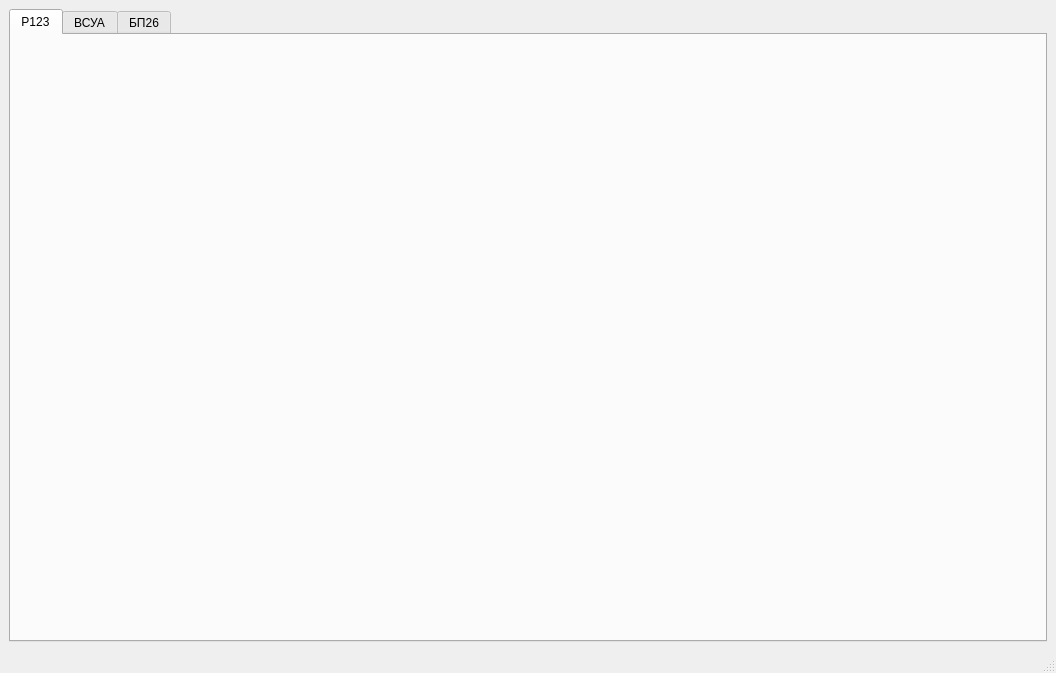
<?xml version="1.0" encoding="UTF-8"?>
<ui version="4.0">
 <class>r123</class>
 <widget class="QMainWindow" name="r123">
  <property name="geometry">
   <rect>
    <x>0</x>
    <y>0</y>
    <width>1056</width>
    <height>673</height>
   </rect>
  </property>
  <property name="sizePolicy">
   <sizepolicy hsizetype="Fixed" vsizetype="Fixed">
    <horstretch>0</horstretch>
    <verstretch>0</verstretch>
   </sizepolicy>
  </property>
  <property name="minimumSize">
   <size>
    <width>1056</width>
    <height>673</height>
   </size>
  </property>
  <property name="maximumSize">
   <size>
    <width>1056</width>
    <height>673</height>
   </size>
  </property>
  <property name="windowTitle">
   <string>Р123</string>
  </property>
  <property name="windowIcon">
   <iconset resource="r173.qrc">
    <normaloff>:/res/icon.png</normaloff>:/res/icon.png</iconset>
  </property>
  <widget class="QWidget" name="centralwidget">
   <layout class="QHBoxLayout" name="horizontalLayout">
    <item>
     <widget class="QTabWidget" name="tabWidget">
      <property name="currentIndex">
       <number>0</number>
      </property>
      <widget class="QWidget" name="r123">
       <property name="sizePolicy">
        <sizepolicy hsizetype="Fixed" vsizetype="Fixed">
         <horstretch>0</horstretch>
         <verstretch>0</verstretch>
        </sizepolicy>
       </property>
       <attribute name="title">
        <string>Р123</string>
       </attribute>
       <widget class="QLabel" name="r173label">
        <property name="enabled">
         <bool>true</bool>
        </property>
        <property name="geometry">
         <rect>
          <x>11</x>
          <y>1</y>
          <width>1011</width>
          <height>631</height>
         </rect>
        </property>
        <property name="sizePolicy">
         <sizepolicy hsizetype="Preferred" vsizetype="Preferred">
          <horstretch>0</horstretch>
          <verstretch>0</verstretch>
         </sizepolicy>
        </property>
        <property name="styleSheet">
         <string notr="true">background-image: url(:/res/r123/r123.jpg);</string>
        </property>
        <property name="text">
         <string/>
        </property>
        <property name="pixmap">
         <pixmap resource="r123.qrc">:/res/r123/r123.png</pixmap>
        </property>
       </widget>
       <widget class="QLabel" name="r123_szum">
        <property name="geometry">
         <rect>
          <x>173</x>
          <y>92</y>
          <width>61</width>
          <height>81</height>
         </rect>
        </property>
        <property name="text">
         <string/>
        </property>
        <property name="pixmap">
         <pixmap resource="r123.qrc">:/res/r123/r123-szum.png</pixmap>
        </property>
        <property name="alignment">
         <set>Qt::AlignCenter</set>
        </property>
       </widget>
       <widget class="QLabel" name="r123_ust_cz">
        <property name="geometry">
         <rect>
          <x>248</x>
          <y>230</y>
          <width>91</width>
          <height>101</height>
         </rect>
        </property>
        <property name="text">
         <string/>
        </property>
        <property name="pixmap">
         <pixmap resource="r123.qrc">:/res/r123/r123-ust_cz.png</pixmap>
        </property>
        <property name="alignment">
         <set>Qt::AlignCenter</set>
        </property>
       </widget>
       <widget class="QLabel" name="r123_nastr">
        <property name="geometry">
         <rect>
          <x>621</x>
          <y>147</y>
          <width>141</width>
          <height>161</height>
         </rect>
        </property>
        <property name="text">
         <string/>
        </property>
        <property name="pixmap">
         <pixmap resource="r123.qrc">:/res/r123/r123_nastr.png</pixmap>
        </property>
        <property name="alignment">
         <set>Qt::AlignCenter</set>
        </property>
       </widget>
       <widget class="QLabel" name="r123_volume">
        <property name="geometry">
         <rect>
          <x>855</x>
          <y>361</y>
          <width>91</width>
          <height>81</height>
         </rect>
        </property>
        <property name="text">
         <string/>
        </property>
        <property name="pixmap">
         <pixmap resource="r123.qrc">:/res/r123/r123_volume.png</pixmap>
        </property>
        <property name="alignment">
         <set>Qt::AlignCenter</set>
        </property>
       </widget>
       <widget class="QLabel" name="r123_controlu">
        <property name="geometry">
         <rect>
          <x>112</x>
          <y>204</y>
          <width>101</width>
          <height>91</height>
         </rect>
        </property>
        <property name="text">
         <string/>
        </property>
        <property name="pixmap">
         <pixmap resource="r123.qrc">:/res/r123/r123_control_ui.png</pixmap>
        </property>
        <property name="alignment">
         <set>Qt::AlignCenter</set>
        </property>
       </widget>
       <widget class="QLabel" name="r123_simp">
        <property name="geometry">
         <rect>
          <x>250</x>
          <y>95</y>
          <width>111</width>
          <height>101</height>
         </rect>
        </property>
        <property name="text">
         <string/>
        </property>
        <property name="pixmap">
         <pixmap resource="r123.qrc">:/res/r123/r123_simp.png</pixmap>
        </property>
        <property name="alignment">
         <set>Qt::AlignCenter</set>
        </property>
       </widget>
       <widget class="QLabel" name="r123_zpcz">
        <property name="geometry">
         <rect>
          <x>608</x>
          <y>308</y>
          <width>211</width>
          <height>201</height>
         </rect>
        </property>
        <property name="styleSheet">
         <string notr="true">opacity: 0.5;</string>
        </property>
        <property name="text">
         <string/>
        </property>
        <property name="pixmap">
         <pixmap resource="r123.qrc">:/res/r123/r123_zpcz.png</pixmap>
        </property>
        <property name="alignment">
         <set>Qt::AlignCenter</set>
        </property>
       </widget>
       <widget class="QLabel" name="r123_szkalaswitch">
        <property name="geometry">
         <rect>
          <x>107</x>
          <y>311</y>
          <width>31</width>
          <height>31</height>
         </rect>
        </property>
        <property name="text">
         <string/>
        </property>
        <property name="pixmap">
         <pixmap resource="r123.qrc">:/res/r123/vsua-clk_ind.png</pixmap>
        </property>
       </widget>
       <widget class="QLabel" name="r123_powerswitcher">
        <property name="geometry">
         <rect>
          <x>183</x>
          <y>307</y>
          <width>31</width>
          <height>41</height>
         </rect>
        </property>
        <property name="text">
         <string/>
        </property>
        <property name="pixmap">
         <pixmap resource="r123.qrc">:/res/r123/vsua-clk_ind.png</pixmap>
        </property>
       </widget>
       <widget class="QLabel" name="r123_ton_call">
        <property name="geometry">
         <rect>
          <x>141</x>
          <y>314</y>
          <width>31</width>
          <height>31</height>
         </rect>
        </property>
        <property name="text">
         <string/>
        </property>
        <property name="pixmap">
         <pixmap resource="r123.qrc">:/res/r123/vsua-nastr_fil.png</pixmap>
        </property>
       </widget>
       <widget class="QLabel" name="r123_ustr">
        <property name="geometry">
         <rect>
          <x>832</x>
          <y>234</y>
          <width>121</width>
          <height>91</height>
         </rect>
        </property>
        <property name="text">
         <string/>
        </property>
        <property name="pixmap">
         <pixmap resource="r123.qrc">:/res/r123/r123_ustr.png</pixmap>
        </property>
        <property name="alignment">
         <set>Qt::AlignCenter</set>
        </property>
       </widget>
       <widget class="QLabel" name="r123_zpcz1">
        <property name="geometry">
         <rect>
          <x>830</x>
          <y>90</y>
          <width>41</width>
          <height>41</height>
         </rect>
        </property>
        <property name="text">
         <string/>
        </property>
        <property name="pixmap">
         <pixmap resource="r123.qrc">:/res/r123/numbers/r123_poddiap1.png</pixmap>
        </property>
        <property name="alignment">
         <set>Qt::AlignCenter</set>
        </property>
       </widget>
       <widget class="QLabel" name="r123_zpcz2">
        <property name="geometry">
         <rect>
          <x>868</x>
          <y>95</y>
          <width>31</width>
          <height>31</height>
         </rect>
        </property>
        <property name="text">
         <string/>
        </property>
        <property name="pixmap">
         <pixmap resource="r123.qrc">:/res/r123/numbers/r123_zpcz2.png</pixmap>
        </property>
       </widget>
       <widget class="QLabel" name="r123_zpcz3">
        <property name="geometry">
         <rect>
          <x>902</x>
          <y>95</y>
          <width>31</width>
          <height>31</height>
         </rect>
        </property>
        <property name="text">
         <string/>
        </property>
        <property name="pixmap">
         <pixmap resource="r123.qrc">:/res/r123/numbers/r123_zpcz3.png</pixmap>
        </property>
       </widget>
       <widget class="QLabel" name="r123_zpcz4">
        <property name="geometry">
         <rect>
          <x>936</x>
          <y>96</y>
          <width>31</width>
          <height>31</height>
         </rect>
        </property>
        <property name="text">
         <string/>
        </property>
        <property name="pixmap">
         <pixmap resource="r123.qrc">:/res/r123/numbers/r123_zpcz4.png</pixmap>
        </property>
       </widget>
       <widget class="QLabel" name="r123_poddiap1">
        <property name="geometry">
         <rect>
          <x>852</x>
          <y>315</y>
          <width>31</width>
          <height>41</height>
         </rect>
        </property>
        <property name="text">
         <string/>
        </property>
        <property name="pixmap">
         <pixmap resource="r123.qrc">:/res/r123/numbers/r123_poddiap1.png</pixmap>
        </property>
       </widget>
       <widget class="QLabel" name="r123_poddiap2">
        <property name="geometry">
         <rect>
          <x>920</x>
          <y>320</y>
          <width>31</width>
          <height>31</height>
         </rect>
        </property>
        <property name="text">
         <string/>
        </property>
        <property name="pixmap">
         <pixmap resource="r123.qrc">:/res/r123/numbers/r123_poddiap2.png</pixmap>
        </property>
       </widget>
       <widget class="QLabel" name="r123_cz">
        <property name="geometry">
         <rect>
          <x>333</x>
          <y>190</y>
          <width>291</width>
          <height>561</height>
         </rect>
        </property>
        <property name="text">
         <string/>
        </property>
        <property name="pixmap">
         <pixmap resource="r123.qrc">:/res/r123/open_detail/r123_cz_zakr.png</pixmap>
        </property>
        <property name="alignment">
         <set>Qt::AlignHCenter|Qt::AlignTop</set>
        </property>
       </widget>
       <widget class="QLabel" name="r123_pit">
        <property name="geometry">
         <rect>
          <x>10</x>
          <y>356</y>
          <width>261</width>
          <height>261</height>
         </rect>
        </property>
        <property name="text">
         <string/>
        </property>
        <property name="alignment">
         <set>Qt::AlignCenter</set>
        </property>
       </widget>
       <widget class="QLabel" name="r123_mtg">
        <property name="geometry">
         <rect>
          <x>230</x>
          <y>290</y>
          <width>101</width>
          <height>401</height>
         </rect>
        </property>
        <property name="text">
         <string/>
        </property>
        <property name="alignment">
         <set>Qt::AlignLeading|Qt::AlignLeft|Qt::AlignTop</set>
        </property>
       </widget>
       <widget class="QLabel" name="r123_poddiap_switchers">
        <property name="geometry">
         <rect>
          <x>796</x>
          <y>77</y>
          <width>201</width>
          <height>152</height>
         </rect>
        </property>
        <property name="styleSheet">
         <string notr="true"/>
        </property>
        <property name="text">
         <string/>
        </property>
       </widget>
       <widget class="QLabel" name="r123_line">
        <property name="geometry">
         <rect>
          <x>400</x>
          <y>50</y>
          <width>25211</width>
          <height>121</height>
         </rect>
        </property>
        <property name="sizePolicy">
         <sizepolicy hsizetype="Preferred" vsizetype="Preferred">
          <horstretch>0</horstretch>
          <verstretch>0</verstretch>
         </sizepolicy>
        </property>
        <property name="text">
         <string/>
        </property>
        <property name="pixmap">
         <pixmap resource="r123.qrc">:/res/r123/line/r123_line_new.png</pixmap>
        </property>
       </widget>
       <widget class="QLabel" name="r123_line_off">
        <property name="geometry">
         <rect>
          <x>389</x>
          <y>68</y>
          <width>171</width>
          <height>81</height>
         </rect>
        </property>
        <property name="styleSheet">
         <string notr="true">background-image: url(:/res/r123/line/r123_line_black.png);</string>
        </property>
        <property name="text">
         <string/>
        </property>
       </widget>
       <widget class="QLabel" name="r123_zpcz1_poddiap_sl">
        <property name="geometry">
         <rect>
          <x>840</x>
          <y>180</y>
          <width>31</width>
          <height>31</height>
         </rect>
        </property>
        <property name="text">
         <string/>
        </property>
       </widget>
       <widget class="QLabel" name="r123_zpcz2_poddiap_sl">
        <property name="geometry">
         <rect>
          <x>873</x>
          <y>180</y>
          <width>31</width>
          <height>31</height>
         </rect>
        </property>
        <property name="text">
         <string/>
        </property>
       </widget>
       <widget class="QLabel" name="r123_zpcz3_poddiap_sl">
        <property name="geometry">
         <rect>
          <x>907</x>
          <y>180</y>
          <width>31</width>
          <height>31</height>
         </rect>
        </property>
        <property name="text">
         <string/>
        </property>
       </widget>
       <widget class="QLabel" name="r123_zpcz4_poddiap_sl">
        <property name="geometry">
         <rect>
          <x>940</x>
          <y>180</y>
          <width>31</width>
          <height>31</height>
         </rect>
        </property>
        <property name="text">
         <string/>
        </property>
       </widget>
       <widget class="QLabel" name="r123_diod_setup">
        <property name="geometry">
         <rect>
          <x>582</x>
          <y>50</y>
          <width>131</width>
          <height>151</height>
         </rect>
        </property>
        <property name="text">
         <string/>
        </property>
        <property name="pixmap">
         <pixmap resource="r123.qrc">:/res/r123/r123_setup_diod.png</pixmap>
        </property>
       </widget>
       <widget class="QLabel" name="r123_antena">
        <property name="geometry">
         <rect>
          <x>950</x>
          <y>0</y>
          <width>231</width>
          <height>321</height>
         </rect>
        </property>
        <property name="text">
         <string/>
        </property>
       </widget>
       <widget class="QLabel" name="r123_ziem">
        <property name="geometry">
         <rect>
          <x>933</x>
          <y>370</y>
          <width>101</width>
          <height>111</height>
         </rect>
        </property>
        <property name="text">
         <string/>
        </property>
       </widget>
       <widget class="QLabel" name="r123_wheel_bolt_rot">
        <property name="geometry">
         <rect>
          <x>370</x>
          <y>190</y>
          <width>221</width>
          <height>221</height>
         </rect>
        </property>
        <property name="text">
         <string/>
        </property>
        <property name="scaledContents">
         <bool>false</bool>
        </property>
        <property name="alignment">
         <set>Qt::AlignCenter</set>
        </property>
       </widget>
       <zorder>r123_line</zorder>
       <zorder>r123_line_off</zorder>
       <zorder>r173label</zorder>
       <zorder>r123_szum</zorder>
       <zorder>r123_ust_cz</zorder>
       <zorder>r123_nastr</zorder>
       <zorder>r123_volume</zorder>
       <zorder>r123_controlu</zorder>
       <zorder>r123_simp</zorder>
       <zorder>r123_zpcz</zorder>
       <zorder>r123_szkalaswitch</zorder>
       <zorder>r123_powerswitcher</zorder>
       <zorder>r123_ton_call</zorder>
       <zorder>r123_ustr</zorder>
       <zorder>r123_zpcz1</zorder>
       <zorder>r123_zpcz2</zorder>
       <zorder>r123_zpcz3</zorder>
       <zorder>r123_zpcz4</zorder>
       <zorder>r123_poddiap1</zorder>
       <zorder>r123_poddiap2</zorder>
       <zorder>r123_cz</zorder>
       <zorder>r123_pit</zorder>
       <zorder>r123_mtg</zorder>
       <zorder>r123_poddiap_switchers</zorder>
       <zorder>r123_zpcz4_poddiap_sl</zorder>
       <zorder>r123_zpcz3_poddiap_sl</zorder>
       <zorder>r123_zpcz2_poddiap_sl</zorder>
       <zorder>r123_zpcz1_poddiap_sl</zorder>
       <zorder>r123_diod_setup</zorder>
       <zorder>r123_antena</zorder>
       <zorder>r123_ziem</zorder>
       <zorder>r123_wheel_bolt_rot</zorder>
      </widget>
      <widget class="QWidget" name="vsua">
       <attribute name="title">
        <string>ВСУА</string>
       </attribute>
       <widget class="QLabel" name="vsualabel">
        <property name="geometry">
         <rect>
          <x>194</x>
          <y>58</y>
          <width>640</width>
          <height>480</height>
         </rect>
        </property>
        <property name="minimumSize">
         <size>
          <width>640</width>
          <height>480</height>
         </size>
        </property>
        <property name="maximumSize">
         <size>
          <width>640</width>
          <height>480</height>
         </size>
        </property>
        <property name="styleSheet">
         <string notr="true">background-image: url(:/res/r123/всуа.jpg);</string>
        </property>
        <property name="text">
         <string/>
        </property>
       </widget>
       <widget class="QLabel" name="vsua_ukv">
        <property name="geometry">
         <rect>
          <x>194</x>
          <y>220</y>
          <width>51</width>
          <height>81</height>
         </rect>
        </property>
        <property name="styleSheet">
         <string notr="true"/>
        </property>
        <property name="text">
         <string/>
        </property>
       </widget>
       <widget class="QLabel" name="vsua_ziem">
        <property name="geometry">
         <rect>
          <x>268</x>
          <y>393</y>
          <width>71</width>
          <height>161</height>
         </rect>
        </property>
        <property name="styleSheet">
         <string notr="true"/>
        </property>
        <property name="text">
         <string/>
        </property>
       </widget>
       <widget class="QLabel" name="vsua_ant1">
        <property name="geometry">
         <rect>
          <x>270</x>
          <y>90</y>
          <width>101</width>
          <height>71</height>
         </rect>
        </property>
        <property name="styleSheet">
         <string notr="true"/>
        </property>
        <property name="text">
         <string/>
        </property>
       </widget>
       <widget class="QLabel" name="vsua_ant2">
        <property name="geometry">
         <rect>
          <x>360</x>
          <y>90</y>
          <width>101</width>
          <height>71</height>
         </rect>
        </property>
        <property name="styleSheet">
         <string notr="true"/>
        </property>
        <property name="text">
         <string/>
        </property>
       </widget>
       <widget class="QLabel" name="vsua_ant3">
        <property name="geometry">
         <rect>
          <x>423</x>
          <y>87</y>
          <width>101</width>
          <height>71</height>
         </rect>
        </property>
        <property name="styleSheet">
         <string notr="true"/>
        </property>
        <property name="text">
         <string/>
        </property>
       </widget>
       <widget class="QLabel" name="vsua_ant4">
        <property name="geometry">
         <rect>
          <x>483</x>
          <y>86</y>
          <width>101</width>
          <height>71</height>
         </rect>
        </property>
        <property name="styleSheet">
         <string notr="true"/>
        </property>
        <property name="text">
         <string/>
        </property>
       </widget>
       <widget class="QLabel" name="vsua_ustcz">
        <property name="geometry">
         <rect>
          <x>261</x>
          <y>309</y>
          <width>56</width>
          <height>56</height>
         </rect>
        </property>
        <property name="text">
         <string/>
        </property>
        <property name="pixmap">
         <pixmap resource="r123.qrc">:/res/r123/vsua_naptr_kr.png</pixmap>
        </property>
        <property name="alignment">
         <set>Qt::AlignCenter</set>
        </property>
       </widget>
       <widget class="QLabel" name="vsua_vrt">
        <property name="geometry">
         <rect>
          <x>681</x>
          <y>316</y>
          <width>71</width>
          <height>101</height>
         </rect>
        </property>
        <property name="text">
         <string/>
        </property>
        <property name="pixmap">
         <pixmap resource="r123.qrc">:/res/r123/vsua_vrt.png</pixmap>
        </property>
        <property name="alignment">
         <set>Qt::AlignCenter</set>
        </property>
       </widget>
       <widget class="QLabel" name="vsua_net">
        <property name="geometry">
         <rect>
          <x>631</x>
          <y>244</y>
          <width>55</width>
          <height>41</height>
         </rect>
        </property>
        <property name="text">
         <string/>
        </property>
        <property name="pixmap">
         <pixmap resource="r123.qrc">:/res/r123/vsua_net.png</pixmap>
        </property>
        <property name="alignment">
         <set>Qt::AlignCenter</set>
        </property>
       </widget>
       <widget class="QLabel" name="vsua_ind">
        <property name="geometry">
         <rect>
          <x>561</x>
          <y>157</y>
          <width>41</width>
          <height>51</height>
         </rect>
        </property>
        <property name="text">
         <string/>
        </property>
        <property name="pixmap">
         <pixmap resource="r123.qrc">:/res/r123/vsua_ind.png</pixmap>
        </property>
        <property name="alignment">
         <set>Qt::AlignCenter</set>
        </property>
       </widget>
       <widget class="QLabel" name="vsua_raw">
        <property name="geometry">
         <rect>
          <x>525</x>
          <y>352</y>
          <width>55</width>
          <height>51</height>
         </rect>
        </property>
        <property name="text">
         <string/>
        </property>
        <property name="pixmap">
         <pixmap resource="r123.qrc">:/res/r123/vsua_raw.png</pixmap>
        </property>
        <property name="alignment">
         <set>Qt::AlignCenter</set>
        </property>
       </widget>
       <widget class="QLabel" name="vsua_ant_vrt">
        <property name="geometry">
         <rect>
          <x>392</x>
          <y>293</y>
          <width>55</width>
          <height>61</height>
         </rect>
        </property>
        <property name="text">
         <string/>
        </property>
        <property name="pixmap">
         <pixmap resource="r123.qrc">:/res/r123/vsua_ant.png</pixmap>
        </property>
        <property name="alignment">
         <set>Qt::AlignCenter</set>
        </property>
       </widget>
       <widget class="QLabel" name="vsua_ind_switch">
        <property name="geometry">
         <rect>
          <x>308</x>
          <y>201</y>
          <width>21</width>
          <height>31</height>
         </rect>
        </property>
        <property name="text">
         <string/>
        </property>
        <property name="pixmap">
         <pixmap resource="r123.qrc">:/res/r123/vsua_switch_ind.jpg.png</pixmap>
        </property>
       </widget>
       <widget class="QLabel" name="vsua_nastr_fil">
        <property name="geometry">
         <rect>
          <x>277</x>
          <y>399</y>
          <width>31</width>
          <height>31</height>
         </rect>
        </property>
        <property name="text">
         <string/>
        </property>
        <property name="pixmap">
         <pixmap resource="r123.qrc">:/res/r123/vsua-nastr_fil.png</pixmap>
        </property>
       </widget>
       <widget class="QLabel" name="vsua_clk_ind">
        <property name="geometry">
         <rect>
          <x>305</x>
          <y>241</y>
          <width>31</width>
          <height>41</height>
         </rect>
        </property>
        <property name="text">
         <string/>
        </property>
        <property name="pixmap">
         <pixmap resource="r123.qrc">:/res/r123/vsua-clk_ind_r.png</pixmap>
        </property>
       </widget>
       <widget class="QLabel" name="vsua_ustr">
        <property name="geometry">
         <rect>
          <x>680</x>
          <y>153</y>
          <width>55</width>
          <height>61</height>
         </rect>
        </property>
        <property name="text">
         <string/>
        </property>
        <property name="pixmap">
         <pixmap resource="r123.qrc">:/res/r123/vsua-ustr.png</pixmap>
        </property>
        <property name="alignment">
         <set>Qt::AlignCenter</set>
        </property>
       </widget>
      </widget>
      <widget class="QWidget" name="bp26">
       <attribute name="title">
        <string>БП26</string>
       </attribute>
       <widget class="QLabel" name="bp26label">
        <property name="geometry">
         <rect>
          <x>166</x>
          <y>45</y>
          <width>696</width>
          <height>506</height>
         </rect>
        </property>
        <property name="minimumSize">
         <size>
          <width>696</width>
          <height>506</height>
         </size>
        </property>
        <property name="maximumSize">
         <size>
          <width>696</width>
          <height>506</height>
         </size>
        </property>
        <property name="autoFillBackground">
         <bool>false</bool>
        </property>
        <property name="styleSheet">
         <string notr="true">background-image: url(:/res/r123/bp26.jpg);</string>
        </property>
        <property name="text">
         <string/>
        </property>
       </widget>
       <widget class="QLabel" name="pit_vsua">
        <property name="geometry">
         <rect>
          <x>431</x>
          <y>257</y>
          <width>451</width>
          <height>181</height>
         </rect>
        </property>
        <property name="styleSheet">
         <string notr="true"/>
        </property>
        <property name="text">
         <string/>
        </property>
       </widget>
       <widget class="QLabel" name="pit_zem">
        <property name="geometry">
         <rect>
          <x>167</x>
          <y>460</y>
          <width>91</width>
          <height>91</height>
         </rect>
        </property>
        <property name="styleSheet">
         <string notr="true"/>
        </property>
        <property name="text">
         <string/>
        </property>
       </widget>
       <widget class="QLabel" name="pit_pit">
        <property name="geometry">
         <rect>
          <x>250</x>
          <y>430</y>
          <width>391</width>
          <height>121</height>
         </rect>
        </property>
        <property name="text">
         <string/>
        </property>
       </widget>
      </widget>
     </widget>
    </item>
   </layout>
  </widget>
  <widget class="QStatusBar" name="statusbar"/>
 </widget>
 <resources>
  <include location="r123.qrc"/>
  <include location="r173.qrc"/>
 </resources>
 <connections/>
</ui>
